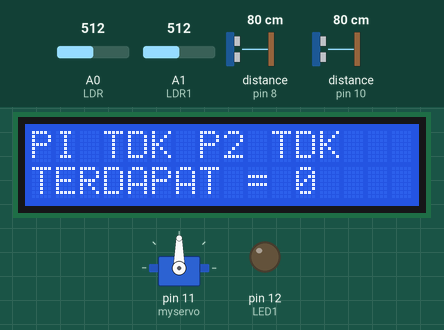
Bench run of a sketch on a simulated Arduino Uno, built with avr-gcc and run on an emulated ATmega328P. Parts: 16×2 character LCD, servo, output pins drawn as LEDs (lit = HIGH). Inputs (shaded band) come from the test bench; at power-on: distance to the obstacle (sensors on pin 8, pin 10) 80 cm, A0 (LDR) = 512, A1 (LDR1) = 512. The echo pulse lasts 58.3 µs per cm; pins used as bus, display or sensor lines are not drawn; what the sketch prints to the serial monitor is not drawn.

Above: at 3.2 s.
3.3 s: distance to the obstacle (sensor on pin 8) set to 6 cm
4.8 s: distance to the obstacle (sensor on pin 8) set to 3 cm
At 4.96 s:
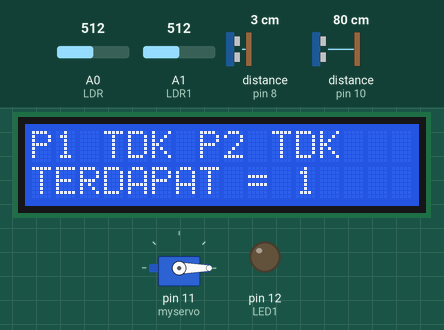
At 5.96 s:
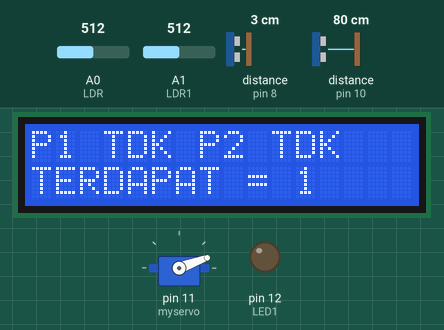
6.6 s: A0 (LDR) set to 20
9.6 s: A0 (LDR) set to 17
At 14.35 s:
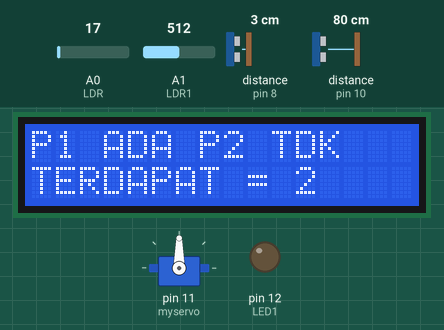
Timing chart, 0 to 15.7 s (numbered marks = the images above; inputs shaded):
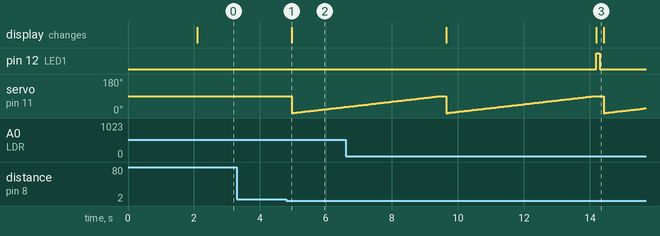

The sketch:

Smart_Parking_System.ino
```cpp
#include <LiquidCrystal.h>
#include <Servo.h>

Servo myservo;

LiquidCrystal lcd(7, 6, 5, 4, 3, 2);
const int LDR = A0;
const int LDR1 = A1;
int pos = 0;
int rate;
int rate1;
int LED1 = 12;
int jumlah = 0;

//inisiasi PING (KODE A)
const int trigPinA = 9;
const int echoPinA = 8;
long durationA;
int distanceA;

//inisiasi PING (KODE B)
const int trigPinB = 13;
const int echoPinB = 10;
long durationB;
int distanceB;

void setup(){
  lcd.begin(16, 2);
  Serial.begin(9600);
  pinMode(LED1,OUTPUT);;
  myservo.attach(11);

  //LCD
  lcd.print("PARKIR OTOMATIS"); // mencetak string
  lcd.setCursor(0,1); // mengatur cursor posisi pencetakan
  lcd.print("BERBASIS ARDUINO UNO"); // mencetak string-dengan arduino
  delay(2000); // waktu jeda 2 detik
  lcd.clear(); // membersihkan LCD
  lcd.setCursor(0,0);
  lcd.print("P1 TDK");
  lcd.setCursor(7,0);
  lcd.print("P2 TDK ");
  lcd.setCursor(0,1);
  lcd.print("TERDAPAT = 0 ");

  //PING (KODE A)
  pinMode(trigPinA,OUTPUT);
  pinMode(echoPinA, INPUT);

   //PING(KODE B)
  pinMode(trigPinB,OUTPUT);
  pinMode(echoPinB, INPUT);
  }

void loop(){
  //PING A
  digitalWrite(trigPinA,LOW);
  delayMicroseconds(2500);

  digitalWrite(trigPinA, HIGH);
  delayMicroseconds(2500);
  digitalWrite(trigPinA,LOW);

  durationA = pulseIn(echoPinA,HIGH);
  distanceA = durationA*0.034/2;
  Serial.println(distanceA);

//PING B
  digitalWrite(trigPinB,LOW);
  delayMicroseconds(2500);

  digitalWrite(trigPinB, HIGH);
  delayMicroseconds(2500);
  digitalWrite(trigPinB,LOW);

  durationB = pulseIn(echoPinB,HIGH);
  distanceB = durationB*0.034/2;
  //Serial.println(distanceB);

 if(distanceA < 4){
    jumlah++;
    cetak(jumlah);
    for(pos=0; pos <= 90; pos +=1){
      myservo.write(pos);
      delay(50);
    }
 }

 if(distanceB < 4){
    jumlah--;
    cetak(jumlah);
    for(pos=0; pos <= 90; pos +=1){
      myservo.write(pos);
      delay(50);
    }
 }
  rate = analogRead(LDR);
  rate1= analogRead(LDR1);

  if(rate < 19){
    digitalWrite(LED1, HIGH);
    lcd.setCursor(0,0);
    lcd.print("P1 ADA");
    delay(100);
  }

  if(rate > 20){
    digitalWrite(LED1, LOW);
    lcd.setCursor(0,0);
    lcd.print("PI TDK");
    delay(100);
  }

  if(rate1 < 19){
    digitalWrite(LED1, HIGH);
    lcd.setCursor(7,0);
    lcd.print("P2 ADA");
    delay(100);
  }

  if(rate1 > 20){
    digitalWrite(LED1,LOW);
    lcd.setCursor(7,0);
    lcd.print("P2 TDK");
    delay(100);
  }
}

void cetak(int jumlah){
  lcd.clear();
  lcd.setCursor(0,0);
  lcd.print("P1 TDK");
  lcd.setCursor(7,0);
  lcd.print("P2 TDK ");
  lcd.setCursor(0,1);
  lcd.print("TERDAPAT = ");
  lcd.setCursor(11,1);
  lcd.print(jumlah);
}
```

Measured:
- the behaviour switches between 5 and 4 cm on distance to the obstacle (sensor on pin 8) (found by bisection; images 0 and 1)
- the behaviour switches between 19 and 18 on A0 (LDR) (found by bisection; images 2 and 3)
- after the input at 3.3 s, every drawn part: stays the same
- after the input at 4.8 s, the display: changes after 0.16 s (image 1)
- after the input at 9.6 s, pin 12 (LED1): LOW → HIGH after 4.6 s, → LOW 0.10 s later; the display: first differs from a run without the input after 4.6 s (image 3)
- by itself, servo on pin 11 (myservo): ramps from 0° to 90° and jumps back, once every 4.8 s
